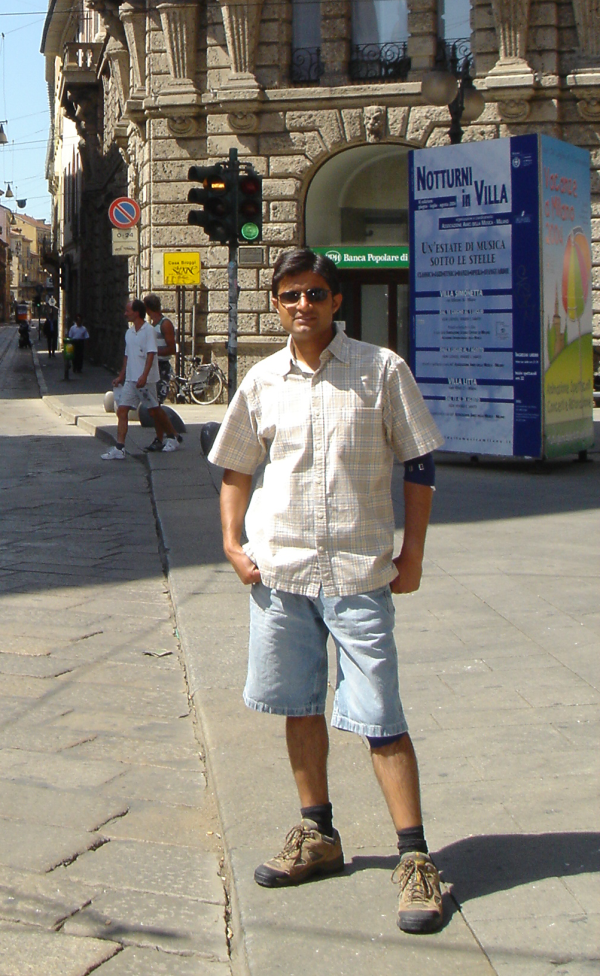
#> input picture Trabalho/crop001053.png, 600 x 976 px
$ python plot_hog.py   (older library calls are emulated)
#> lines starting #> are read from the running program, lines starting #| are printed output that depends on the picture
import cv2
import matplotlib.pyplot as plt

from skimage.feature import hog
from skimage import data, exposure


# image = data.astronaut()
image = cv2.imread('crop001053.png')
#> image is the input picture: shape (976, 600, 3); mean B, G, R 118.5, 128.2, 132.7

fd, hog_image = hog(image, orientations=8, pixels_per_cell=(16, 16),
                    cells_per_block=(1, 1), visualize=True, multichannel=True)
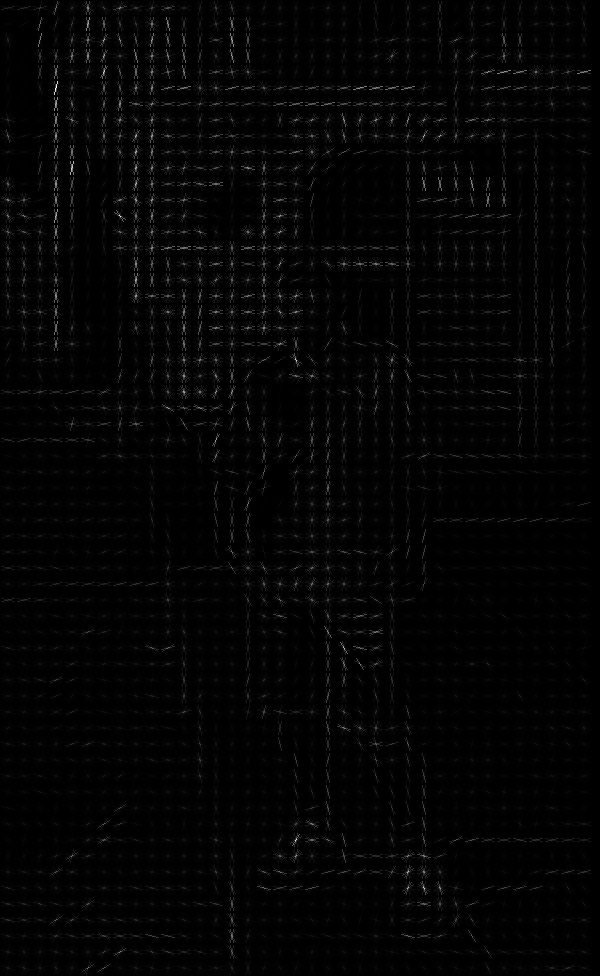
#> hog_image: shape (976, 600) float64; min 0, max 68.83, mean 1.1; drawn with min black and max white
#> fd = 18056 values, max 0.811 at index 608, min 0 at index 851, mean 0.337

print(hog_image.shape)
#| (976, 600)

fig, (ax1, ax2) = plt.subplots(1, 2, figsize=(8, 4), sharex=True, sharey=True)

ax1.axis('off')
ax1.imshow(image, cmap=plt.cm.gray)
ax1.set_title('Input image')

# Rescale histogram for better display
hog_image_rescaled = exposure.rescale_intensity(hog_image, in_range=(0, 10))
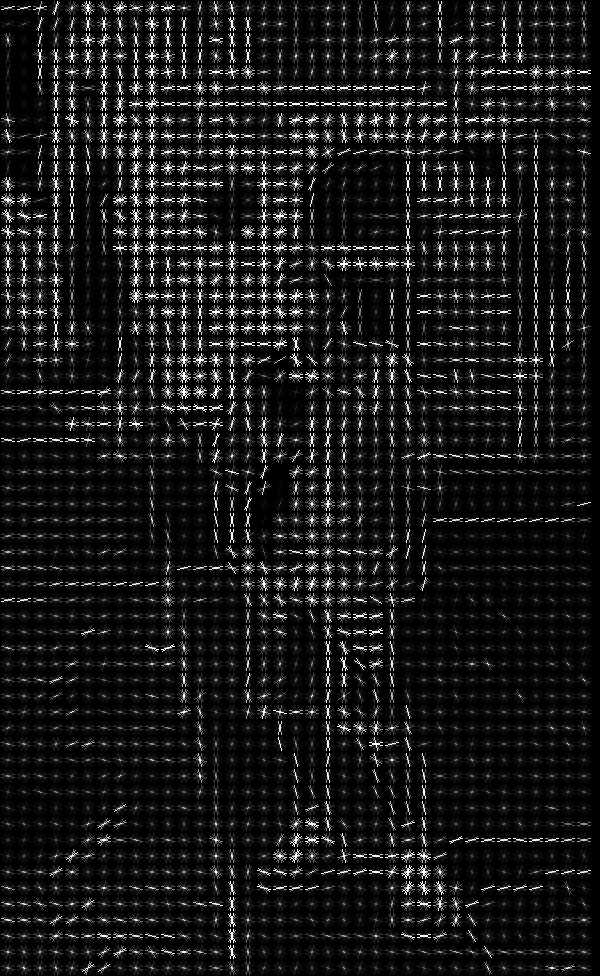
#> hog_image_rescaled: shape (976, 600) float64; min 0, max 1, mean 0.0949

ax2.axis('off')
ax2.imshow(hog_image_rescaled, cmap=plt.cm.gray)
ax2.set_title('Histogram of Oriented Gradients')
plt.show()
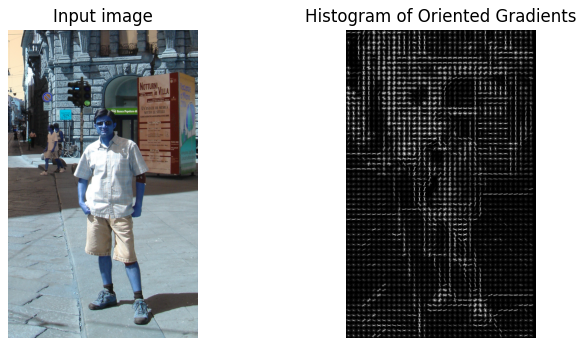
#> figure drawn by matplotlib, 2 panels; B, G, R data is drawn as R, G, B
